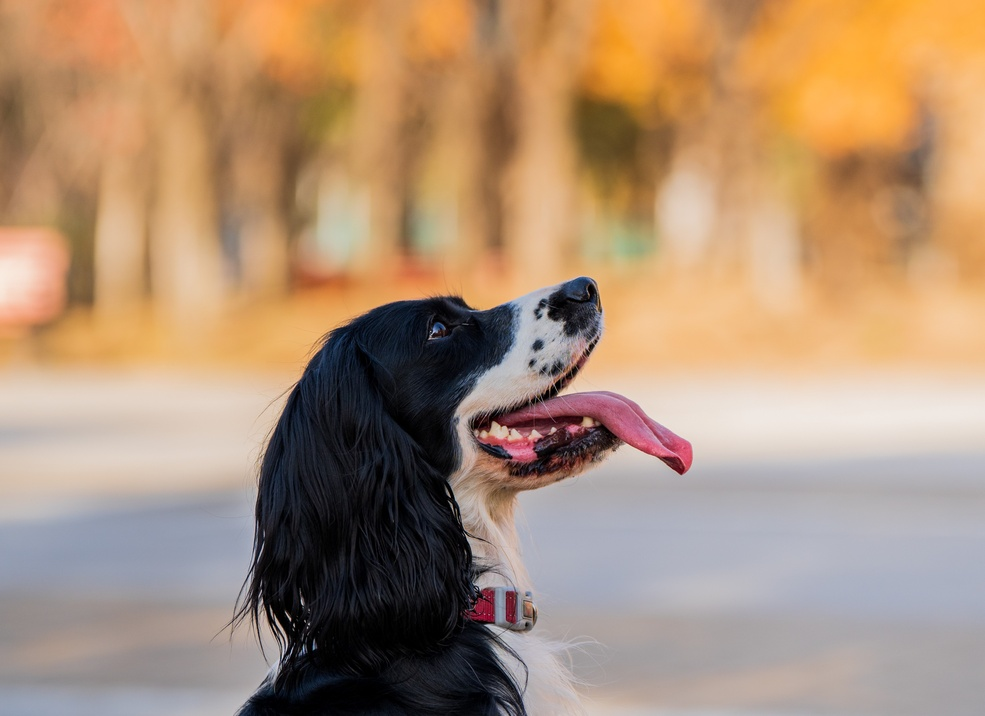
//> input picture C++/opencv/class1/p1.jpg, 985 x 716 px, shrunk from 4672 x 3398 before the run
$ ./ch1   (built with g++ and OpenCV 4)
//> lines starting //> are read from the running program, lines starting //| are printed output that depends on the picture
#include <iostream>
#include "opencv2/opencv.hpp"

using namespace std;
using namespace cv;

int main(int argc, char **argv)
{
    cout << "HELLO OPENCV!" << endl;

    Mat src1 = imread("../p1.jpg", 1);       //IMREAD_UNCHANGED
//> src1 is the input picture: 716 rows x 985 cols, CV_8UC3; mean B, G, R 118.2, 144.6, 174
    Mat src2 = imread("../p1.jpg", 0);       //IMREAD_GRAYSCALE
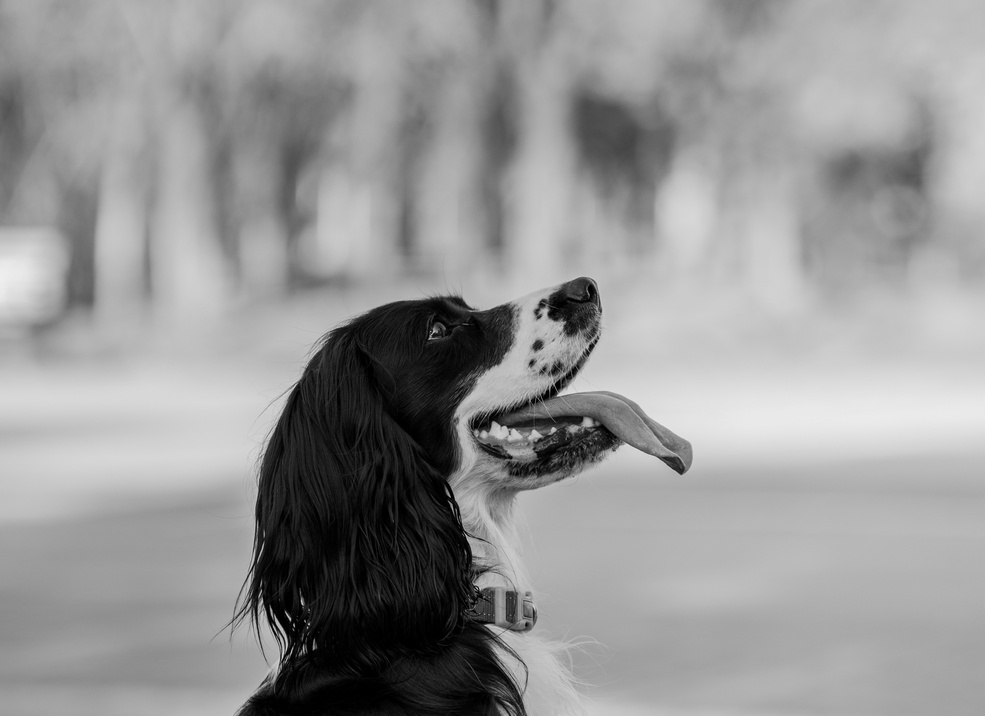
//> src2: 716 rows x 985 cols, CV_8UC1; min 0, max 238, mean 150.4
    Mat src3 = imread("../p1.jpg", -1);      //IMREAD_COLOR
    namedWindow("UNCHANGED", WINDOW_NORMAL);
    namedWindow("GRAYSCALE", WINDOW_NORMAL);
    namedWindow("COLOR", WINDOW_NORMAL);
    imshow("UNCHANGED", src1);
    imshow("GRAYSCALE", src2);
    imshow("COLOR", src3);
    waitKey(0);
    destroyAllWindows();

    Mat src1_change1, src1_change2;
    cvtColor(src1, src1_change1, COLOR_BGR2GRAY);
    cvtColor(src1, src1_change2, COLOR_BGR2HLS);
//> src1_change2: 716 rows x 985 cols, CV_8UC3; mean of channels 0, 1, 2 50.4, 146.1, 98
    namedWindow("cvtColor1", WINDOW_NORMAL);
    namedWindow("cvtColor2", WINDOW_NORMAL);
    imshow("cvtColor1", src1_change1);
    imshow("cvtColor2", src1_change2);
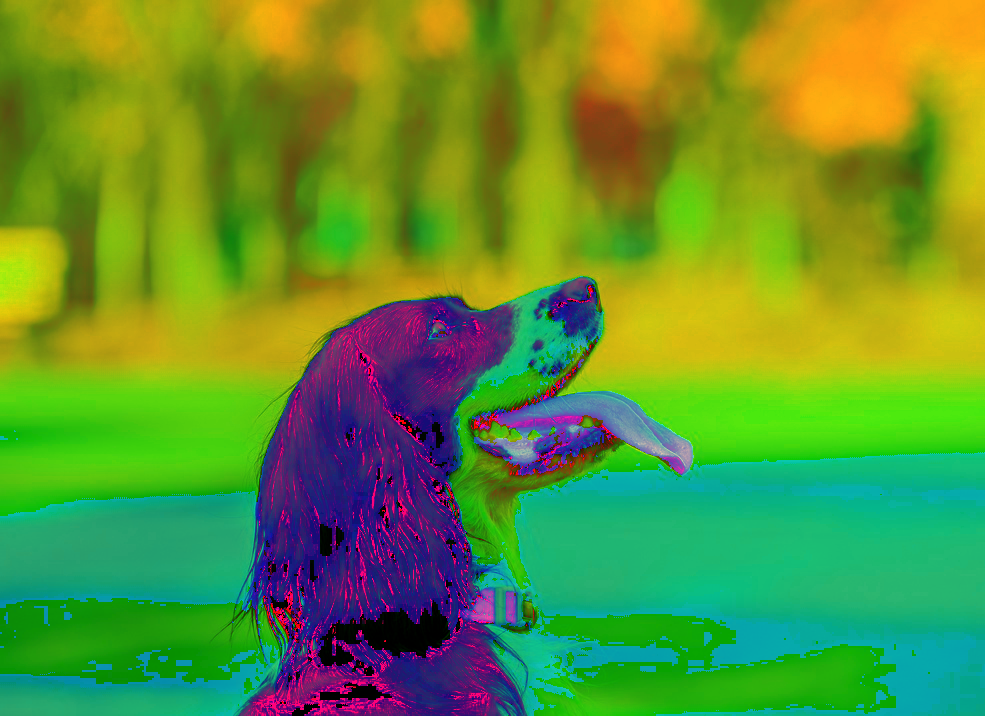
//> window 'cvtColor2': 716 rows x 985 cols, CV_8UC3; mean B, G, R 50.4, 146.1, 98
    waitKey(0);
    destroyAllWindows();

    // imwrite("../p1_gray.jpg", src1_change1);
    // imwrite("../p1_hls.png", src1_change2);


    return 0;
}
